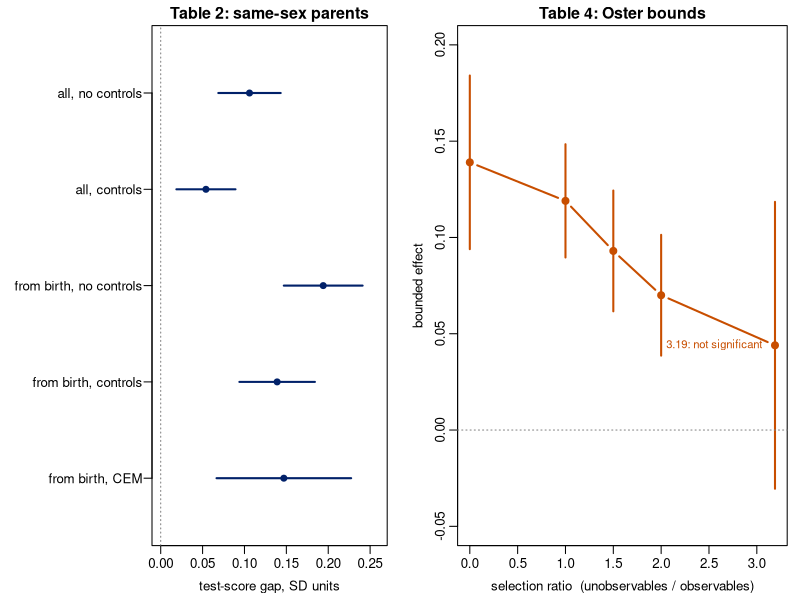

Reproduce this figure in R.
## Week 6 -- figure for the Mazrekaj, De Witte and Cabus (2020, ASR) frames.
## Numbers transcribed from their Table 2 (test scores, end of primary school)
## and Table 4 (Oster bounds). Run from the week folder: Rscript figs/w6_mazrekaj.R
est <- c(0.106, 0.054, 0.194, 0.139, 0.147)          # Table 2, columns 1-5
se  <- c(0.019, 0.018, 0.024, 0.023, 0.041)
lab <- c("all, no controls", "all, controls", "from birth, no controls",
         "from birth, controls", "from birth, CEM")
delta <- c(0, 1, 1.5, 2, 3.19)                        # 0 = the controlled OLS estimate
bnd   <- c(0.139, 0.119, 0.093, 0.070, 0.044)         # Table 4, columns 1-4
bse   <- c(0.023, 0.015, 0.016, 0.016, 0.038)

pdf("figs/mazrekaj.pdf", width = 8.4, height = 2.5)
par(mfrow = c(1, 2), mar = c(3.4, 9.5, 1.6, 0.8), mgp = c(2, 0.6, 0), cex = 0.8)
## (a) Table 2
y <- 5:1
plot(est, y, xlim = c(0, 0.26), ylim = c(0.5, 5.5), pch = 19, col = "#012169",
     yaxt = "n", ylab = "", xlab = "test-score gap, SD units", main = "Table 2: same-sex parents")
segments(est - 1.96 * se, y, est + 1.96 * se, y, col = "#012169", lwd = 2)
axis(2, at = y, labels = lab, las = 1)
abline(v = 0, lty = 3, col = "gray50")
## (b) Table 4
par(mar = c(3.4, 3.6, 1.6, 0.8))
plot(delta, bnd, type = "b", pch = 19, col = "#C84E00", lwd = 2, ylim = c(-0.05, 0.2),
     xlab = "selection ratio  (unobservables / observables)", ylab = "bounded effect",
     main = "Table 4: Oster bounds")
segments(delta, bnd - 1.96 * bse, delta, bnd + 1.96 * bse, col = "#C84E00", lwd = 2)
abline(h = 0, lty = 3, col = "gray50")
text(3.19, bnd[5], "3.19: not significant", pos = 2, cex = 0.85, col = "#C84E00", offset = 0.8)
dev.off()
cat("wrote figs/mazrekaj.pdf\n")
